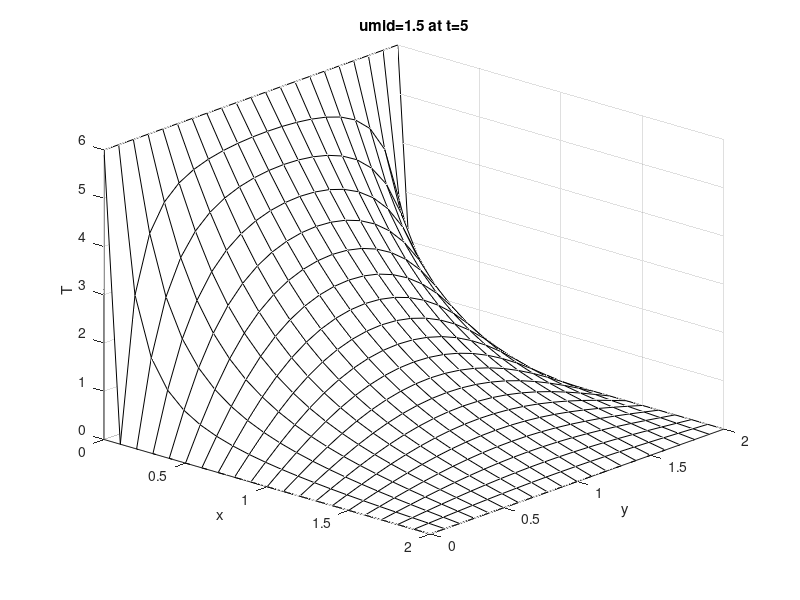

MATLAB code to generate this figure:
% sample solution m-file.
% sample solution m-file.
% by martin king, 4 Sept 2008
%------------------------------
% solves 2D Diffusion Equation by Explicit Euler timestepping.
% du/dt=a(u_xx+u_yy) in domain [0,2]x[0,2]
% bc's: one side u=6, 3 sides u=0. 
% ic: u=0.

clear all; close all;
format long;

a=1.; %the coefficient of diffusion

xmin=0.; xmax=2.0; ymin=0.; ymax=2.0;  % defining domain
dx=0.1; dy=0.1;  % grid spacing; this code will only work for dx=dy
x=[xmin:dx:xmax]; y=[ymin:dy:ymax];  % defining mesh
[X,Y]=meshgrid(x,y);  %X,Y are only used for plotting later
[nx,ny]=size(X);  % setting number of grid points

%where C=dt/dx^2, dt is timestep size
C=0.1; dt=C*dx.^2;

Thot=6.0; Tcold=0.;  % boundary values
wallhot=find(X==xmin);  % grid point indices for hot wall
wallcold=find(X==xmax|Y==ymin|Y==ymax);  % grid point indices for cold wall

u=zeros(nx,ny);  %declaring u
u(wallcold)=Tcold;u(wallhot)=Thot;  %boundary conditions

tlast=5.;  %final time
ntsteps=ceil(tlast/dt);  %number of timesteps
dt=tlast/ntsteps;  %re-correct dt
C=dt./dx.^2;  %re-correct C

xmid=ceil(nx/2);ymid=ceil(ny/2);

for istep=1:ntsteps  %time stepping
     rhstemp=a*dt*4*del2(u,dx,dy);  %forming the rhs by taking DEL^2 of known matrix u.
     rhs=rhstemp(2:end-1,2:end-1);  %the internal points in rhstemp nicely forms L[u]
     rhs=rhs+u(2:end-1,2:end-1);  %add the most current u to complete making rhs for the internal points
     utemp=rhs;  %internal points at next timestep are now just rhs
     u(2:end-1,2:end-1)=utemp;  %update internal points
%     if u(xmid,ymid)>=1.
%         break;
%     end
%{
% 'animation'
    if(mod(istep,2)==0.)
        figure(2)
        utemp=reshape(utemp,nx-2,ny-2);  %reshaping into a matrix
        u(2:end-1,2:end-1)=utemp;  %update internal points
        surf(X,Y,u); shading interp; view(35,25); drawnow;
        xlabel x, ylabel y, zlabel T;
    end
%}
end

%
%plotting the last solution
        utemp=reshape(utemp,nx-2,ny-2);  %reshaping into a matrix
        u(2:end-1,2:end-1)=utemp;  %update internal points
        
        figure(1)
        mesh(X,Y,u), axis([xmin xmax ymin ymax 0. 6]), view(42,26);
        xlabel x, ylabel y, zlabel T;
        colormap(1e-6*[1 1 1]); 
        
        title(['umid=',num2str(u(xmid,ymid)),' at t=',num2str(istep*dt)]);
        umid=u(xmid,ymid)
%
%
        
    
    
    
    








